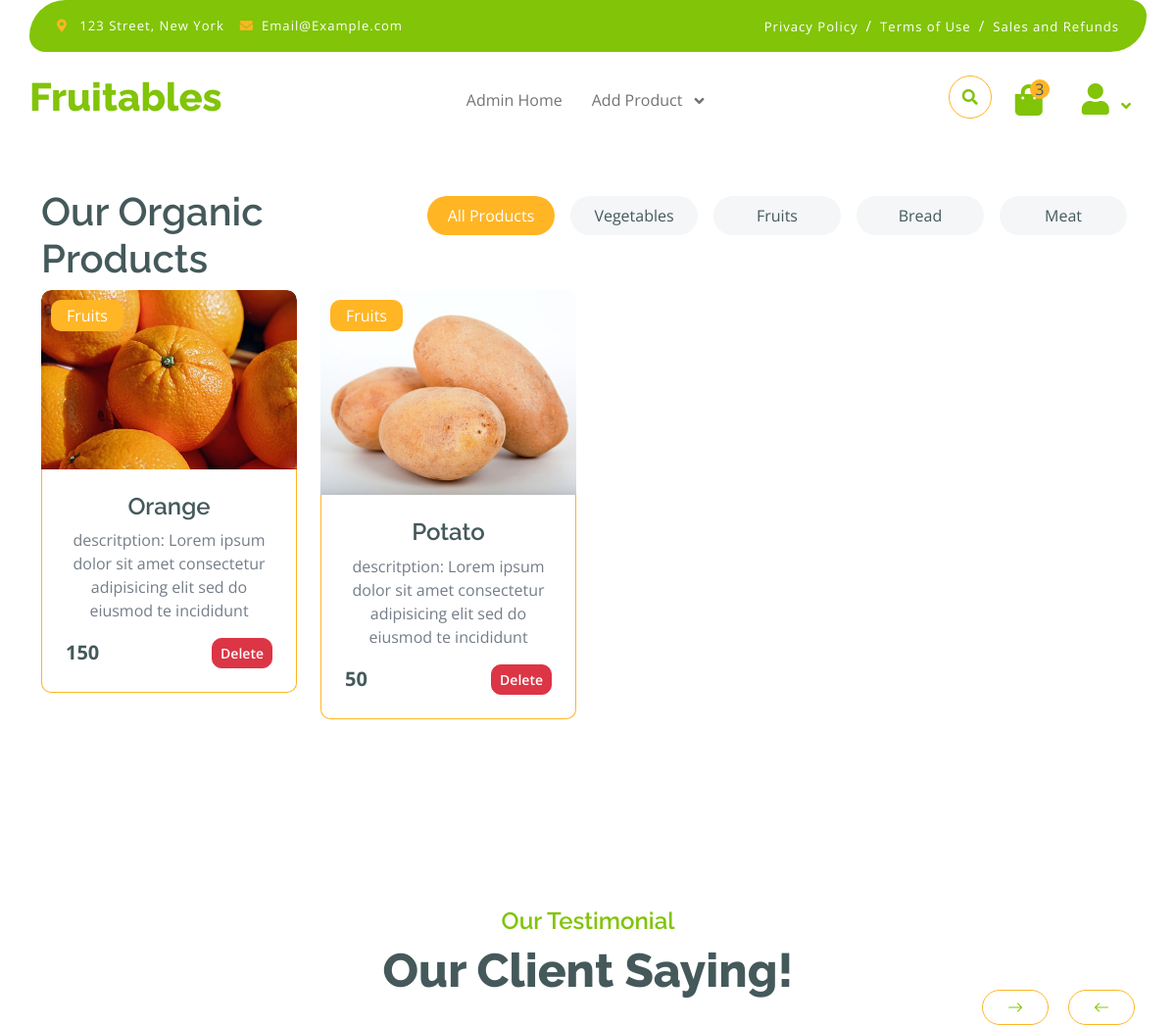
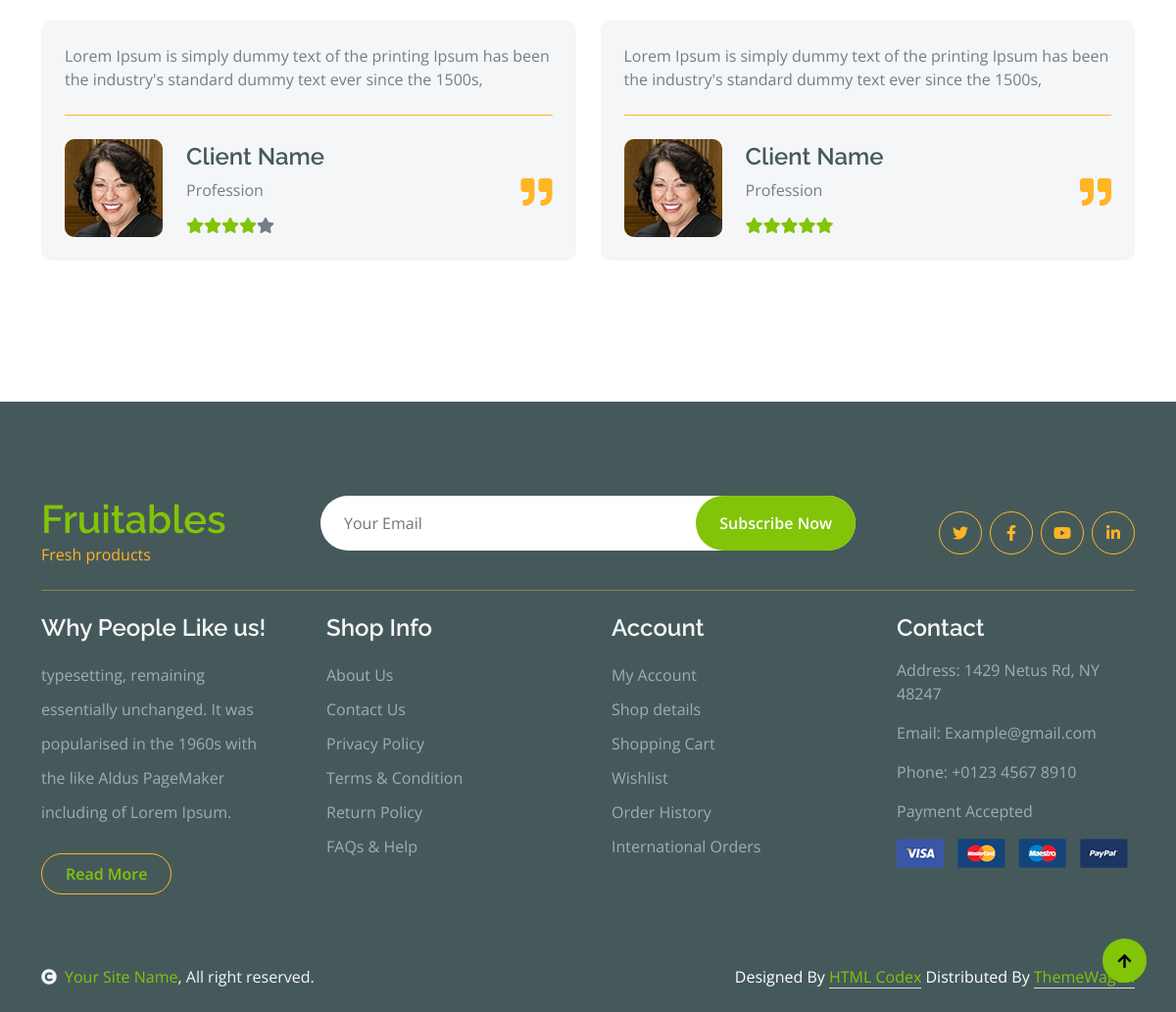
/admin_index (signed in), run on the app's committed database (2 pictures, top to bottom).
### app/models.py (models this page shows)
class Product(db.Model):
    id = db.Column(db.Integer, primary_key=True)
    product_image = db.Column(db.String(200), nullable=False)
    product_name = db.Column(db.String(200), index=True, nullable=False)
    product_description = db.Column(db.String(500), nullable=False)
    product_price = db.Column(db.String(50), index=True, nullable=False)
    product_category = db.Column(db.String(50), nullable=False)

### app/routes.py (the view)
@main.route('/admin_index')
@login_required
def admin_index():
    items_list = Product.query.all()
    for item in items_list:
        product_image = item.product_image
        if isinstance(product_image, str):
            item.product_image = os.path.basename(product_image)
        else:
            print(f"Warning: 'product_image' is not a string: {product_image}")
    return render_template('admin_index.html', items_list=items_list)

### app/templates/admin_index.html (shortened to what this page needs)
{% extends "admin_base.html" %}
{% block content %}
    <body>
        <br><br><br><br>
        <div class="container-fluid fruite py-5">
            <div class="container py-5">
                <div class="tab-class text-center">
                    <div class="row g-4">
                        <div class="col-lg-4 text-start">
                            <h1>Our Organic Products</h1>
                        </div>
                        <div class="col-lg-8 text-end">
                            <ul class="nav nav-pills d-inline-flex text-center mb-5">
                                <li class="nav-item">
                                    <a class="d-flex m-2 py-2 bg-light rounded-pill active" data-bs-toggle="pill" href="#tab-1">
                                        <span class="text-dark" style="width: 130px;">All Products</span>
                                    </a>
                                </li>
                                <li class="nav-item">
                                    <a class="d-flex py-2 m-2 bg-light rounded-pill" data-bs-toggle="pill" href="#tab-2">
                                        <span class="text-dark" style="width: 130px;">Vegetables</span>
                                    </a>
                                </li>
                                <li class="nav-item">
                                    <a class="d-flex m-2 py-2 bg-light rounded-pill" data-bs-toggle="pill" href="#tab-3">
                                        <span class="text-dark" style="width: 130px;">Fruits</span>
                                    </a>
                                </li>
                                <li class="nav-item">
                                    <a class="d-flex m-2 py-2 bg-light rounded-pill" data-bs-toggle="pill" href="#tab-4">
                                        <span class="text-dark" style="width: 130px;">Bread</span>
                                    </a>
                                </li>
                                <li class="nav-item">
                                    <a class="d-flex m-2 py-2 bg-light rounded-pill" data-bs-toggle="pill" href="#tab-5">
                                        <span class="text-dark" style="width: 130px;">Meat</span>
                                    </a>
                                </li>
                            </ul>
                        </div>
                    </div>
                    <div class="tab-content">
                        <div id="tab-1" class="tab-pane fade show p-0 active">
                            <div class="row g-4">
                                <div class="col-lg-12">
                                    <div class="row g-4">
                                        {% for item in items_list %}
                                        <div class="col-md-6 col-lg-4 col-xl-3">
                                            <div class="rounded position-relative fruite-item">
                                                <div class="fruite-img">
                                                    {% set image_filename = item.product_image.split('/')[-1].split('\\')[-1] %}
                                                    {% set image_url = url_for('static', filename='img/' + image_filename) %}
                                                    <img src="{{ image_url }}" class="img-fluid w-100 rounded-top" alt="">
                                                </div>
                                                <div class="text-white bg-secondary px-3 py-1 rounded position-absolute" style="top: 10px; left: 10px;">Fruits</div>
                                                <div class="p-4 border border-secondary border-top-0 rounded-bottom">
                                                    <h4>{{ item.product_name }}</h4>
                                                    <p>{{ item.product_description }}</p>
                                                    <div class="d-flex justify-content-between flex-lg-wrap">
                                                        <p class="text-dark fs-5 fw-bold mb-0">{{ item.product_price }}</p>
                                                        <form method="POST" action="{{ url_for('main.admin_delete_product', product_id=item.id) }}" onsubmit="return confirm('Are you sure you want to delete this product?');">
                                                            <button type="submit" class="btn btn-sm btn-danger">Delete</button>
                                                        </form>
                                                    </div>
                                                </div>
                                            </div>
                                        </div>
                                        {% endfor %}
                                    </div>
                                </div>
                            </div>
                        </div>
                    </div>
                </div>
            </div>
        </div>
        <div class="container-fluid testimonial py-5">
            <div class="container py-5">
                <div class="testimonial-header text-center">
                    <h4 class="text-primary">Our Testimonial</h4>
                    <h1 class="display-5 mb-5 text-dark">Our Client Saying!</h1>
                </div>
                <div class="owl-carousel testimonial-carousel">
                    <div class="testimonial-item img-border-radius bg-light rounded p-4">
                        <div class="position-relative">
                            <i class="fa fa-quote-right fa-2x text-secondary position-absolute" style="bottom: 30px; right: 0;"></i>
                            <div class="mb-4 pb-4 border-bottom border-secondary">
                                <p class="mb-0">Lorem Ipsum is simply dummy text of the printing Ipsum has been the industry's standard dummy text ever since the 1500s,
                                </p>
                            </div>
                            <div class="d-flex align-items-center flex-nowrap">
                                <div class="bg-secondary rounded">
                                    <img src="{{ url_for('static', filename='img/testimonial-1.jpg') }}" class="img-fluid rounded" style="width: 100px; height: 100px;" alt="">
                                </div>
                                <div class="ms-4 d-block">
                                    <h4 class="text-dark">Client Name</h4>
                                    <p class="m-0 pb-3">Profession</p>
                                    <div class="d-flex pe-5">
                                        <i class="fas fa-star text-primary"></i>
                                        <i class="fas fa-star text-primary"></i>
                                        <i class="fas fa-star text-primary"></i>
                                        <i class="fas fa-star text-primary"></i>
                                        <i class="fas fa-star"></i>
                                    </div>
                                </div>
                            </div>
                        </div>
                    </div>
                    <div class="testimonial-item img-border-radius bg-light rounded p-4">
                        <div class="position-relative">
                            <i class="fa fa-quote-right fa-2x text-secondary position-absolute" style="bottom: 30px; right: 0;"></i>
                            <div class="mb-4 pb-4 border-bottom border-secondary">
                                <p class="mb-0">Lorem Ipsum is simply dummy text of the printing Ipsum has been the industry's standard dummy text ever since the 1500s,
                                </p>
                            </div>
                            <div class="d-flex align-items-center flex-nowrap">
                                <div class="bg-secondary rounded">
                                    <img src="{{ url_for('static', filename='img/testimonial-1.jpg') }}" class="img-fluid rounded" style="width: 100px; height: 100px;" alt="">
                                </div>
                                <div class="ms-4 d-block">
                                    <h4 class="text-dark">Client Name</h4>
                                    <p class="m-0 pb-3">Profession</p>
                                    <div class="d-flex pe-5">
                                        <i class="fas fa-star text-primary"></i>
                                        <i class="fas fa-star text-primary"></i>
                                        <i class="fas fa-star text-primary"></i>
                                        <i class="fas fa-star text-primary"></i>
                                        <i class="fas fa-star text-primary"></i>
                                    </div>
                                </div>
                            </div>
                        </div>
                    </div>
                </div>
            </div>
        </div>
    </body>
{% endblock %}

### data on the page
Product: shows a picture, product_name "Orange", product_description "descritption: Lorem ipsum dolor sit amet consectetur adipisicing elit sed do eiusmod te incididunt", product_price "150"
Product: shows a picture, product_name "Potato", product_description "descritption: Lorem ipsum dolor sit amet consectetur adipisicing elit sed do eiusmod te incididunt", product_price "50"
